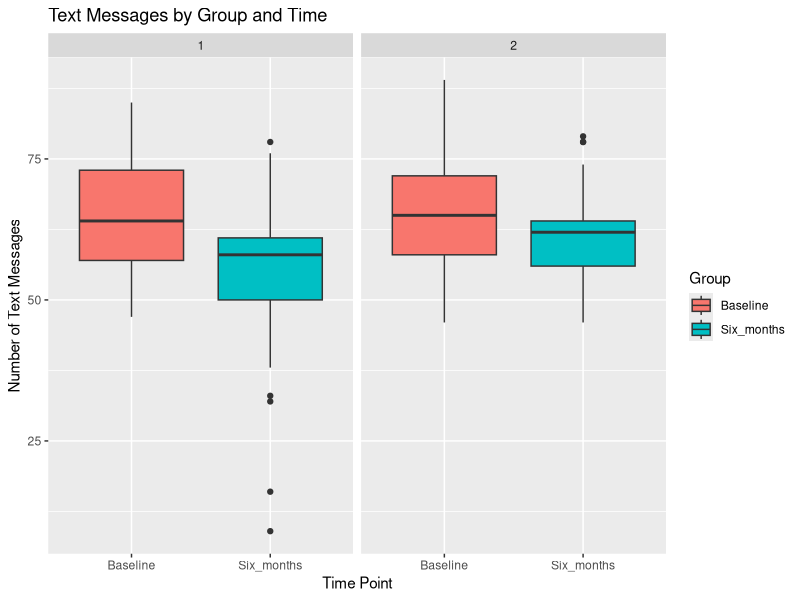

Source code (R):
## ---- chunk 1
knitr::opts_chunk$set(echo = TRUE)
## ---- chunk 2
df <- read.csv("TextMessages.csv")
## ---- chunk 3
library(tidyverse)
df_long <- df %>% pivot_longer(cols = c(Baseline, Six_months), names_to = "Time", values_to = "Text_Count")

## ---- chunk 4
library(ggplot2)
## ---- chunk 5
ggplot(df_long, aes(x = Time, y = Text_Count, fill = Time)) +
  geom_boxplot() + facet_wrap(~Group) +
  labs(title = "Text Messages by Group and Time",
       x = "Time Point",
       y = "Number of Text Messages",
       fill = "Group") 
